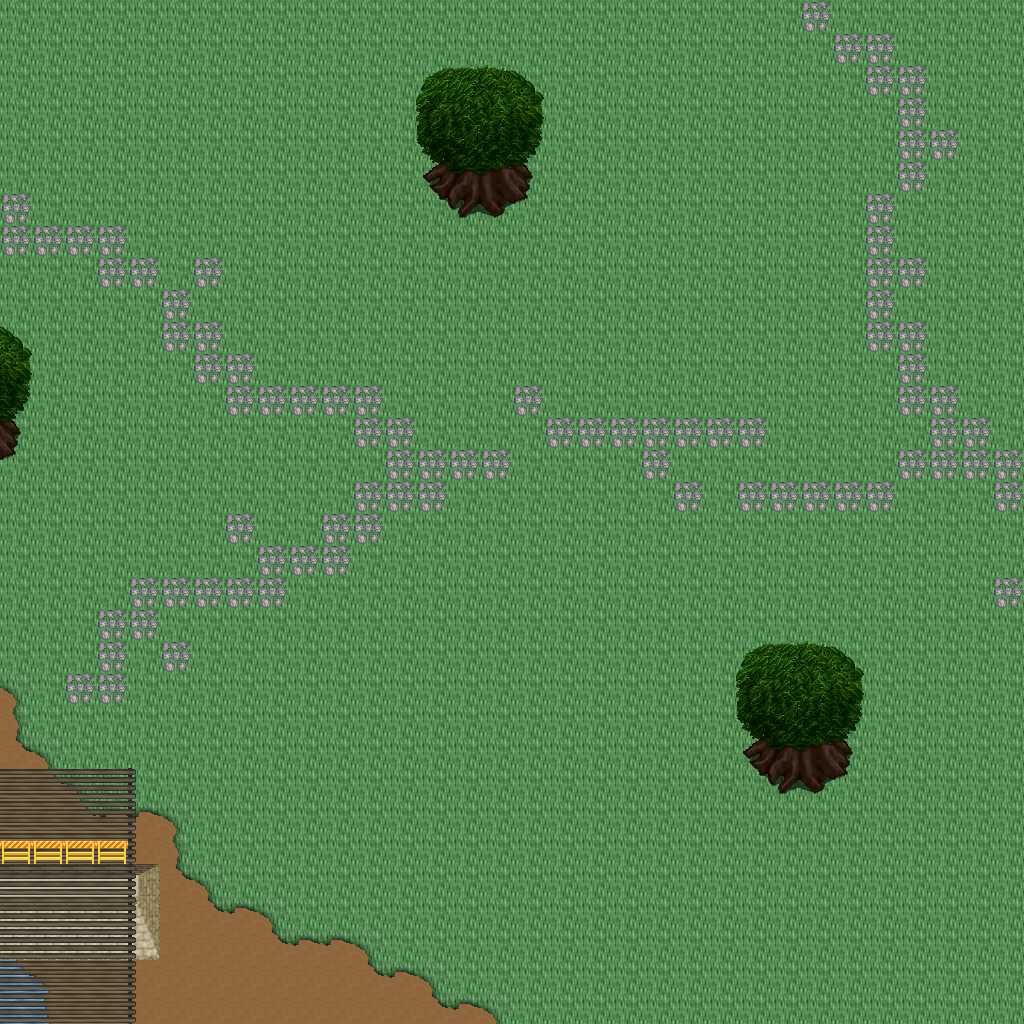

Tiled map render using the project's own tile images. Description and the map definition, with tile-layer contents summarised, below:
An orthogonal 32x32 tile map with 32x32 px tiles, 5 tile layers (Ground, Objects, Objects2, Above, ...), 1 hidden layer not drawn, 21 tilesets.

<map version="1.10" tiledversion="1.11.0" orientation="orthogonal" renderorder="right-down" width="32" height="32" tilewidth="32" tileheight="32" infinite="0" nextlayerid="11" nextobjectid="1">
 <tileset firstgid="1" name="logic_collision" tilewidth="32" tileheight="32" tilecount="1" columns="1">
  <image source="../drawable/logic_collision.png" width="32" height="32" />
 </tileset>
 <tileset firstgid="2" name="ground_ground" tilewidth="32" tileheight="32" tilecount="33" columns="3">
  <image source="../drawable/ground_ground.png" width="96" height="352" />
 </tileset>
 <tileset firstgid="35" name="building_castle" tilewidth="32" tileheight="32" tilecount="320" columns="20">
  <image source="../drawable/building_castle.png" width="640" height="512" />
 </tileset>
 <tileset firstgid="355" name="ground_water_pool" tilewidth="32" tileheight="32" tilecount="72" columns="3">
  <image source="../drawable/ground_water_pool.png" width="96" height="768" />
 </tileset>
 <tileset firstgid="427" name="ground_earth_edges" tilewidth="32" tileheight="32" tilecount="18" columns="6">
  <image source="../drawable/ground_earth_edges.png" width="192" height="96" />
 </tileset>
 <tileset firstgid="445" name="ground_grass_corners" tilewidth="32" tileheight="32" tilecount="24" columns="6">
  <image source="../drawable/ground_grass_corners.png" width="192" height="128" />
 </tileset>
 <tileset firstgid="469" name="ground_grass_edges" tilewidth="32" tileheight="32" tilecount="36" columns="12">
  <image source="../drawable/ground_grass_edges.png" width="384" height="96" />
 </tileset>
 <tileset firstgid="505" name="object_row_boat" tilewidth="32" tileheight="32" tilecount="30" columns="6">
  <image source="../drawable/object_row_boat.png" width="192" height="160" />
 </tileset>
 <tileset firstgid="535" name="item_ropes" tilewidth="32" tileheight="32" tilecount="4" columns="2">
  <image source="../drawable/item_ropes.png" width="64" height="64" />
 </tileset>
 <tileset firstgid="539" name="object_boardwalk" tilewidth="32" tileheight="32" tilecount="36" columns="6">
  <image source="../drawable/object_boardwalk.png" width="192" height="192" />
 </tileset>
 <tileset firstgid="575" name="object_ship" tilewidth="32" tileheight="32" tilecount="368" columns="16">
  <image source="../drawable/object_ship.png" width="512" height="736" />
 </tileset>
 <tileset firstgid="943" name="item_fishing_nets" tilewidth="32" tileheight="32" tilecount="6" columns="3">
  <image source="../drawable/item_fishing_nets.png" width="96" height="64" />
 </tileset>
 <tileset firstgid="949" name="item_fishrods" tilewidth="32" tileheight="32" tilecount="12" columns="4">
  <image source="../drawable/item_fishrods.png" width="128" height="96" />
 </tileset>
 <tileset firstgid="961" name="plant_stump_stump_vertical" tilewidth="32" tileheight="32" tilecount="1" columns="1">
  <image source="../drawable/plant_stump_stump_vertical.png" width="32" height="32" />
 </tileset>
 <tileset firstgid="962" name="item_pot_barrel" tilewidth="32" tileheight="32" tilecount="2" columns="1">
  <image source="../drawable/item_pot_barrel.png" width="32" height="64" />
 </tileset>
 <tileset firstgid="964" name="ground_cobbled_paving" tilewidth="32" tileheight="32" tilecount="1" columns="1">
  <image source="../drawable/ground_cobbled_paving.png" width="32" height="32" />
 </tileset>
 <tileset firstgid="965" name="ground_ladder_vertical_pale" tilewidth="32" tileheight="32" tilecount="5" columns="5">
  <image source="../drawable/ground_ladder_vertical_pale.png" width="160" height="32" />
 </tileset>
 <tileset firstgid="970" name="item_caution_sign" tilewidth="32" tileheight="32" tilecount="1" columns="1">
  <image source="../drawable/item_caution_sign.png" width="32" height="32" />
 </tileset>
 <tileset firstgid="971" name="ground_ridge_earth_dark" tilewidth="32" tileheight="32" tilecount="96" columns="12">
  <image source="../drawable/ground_ridge_earth_dark.png" width="384" height="256" />
 </tileset>
 <tileset firstgid="1067" name="ground_ridge_earth_pale" tilewidth="32" tileheight="32" tilecount="96" columns="12">
  <image source="../drawable/ground_ridge_earth_pale.png" width="384" height="256" />
 </tileset>
 <tileset firstgid="1163" name="plant_tree_tree_darkgreen" tilewidth="32" tileheight="32" tilecount="88" columns="8">
  <image source="../drawable/plant_tree_tree_darkgreen.png" width="256" height="352" />
 </tileset>
 <layer id="1" name="Ground" width="32" height="32">
  <data>[1024 cells, 1024 non-empty, 4 distinct tile ids]</data>
 </layer>
 <layer id="2" name="Objects" width="32" height="32">
  <data>[1024 cells, 153 non-empty, 28 distinct tile ids]</data>
 </layer>
 <layer id="3" name="Objects2" width="32" height="32">
  <data>[1024 cells, 40 non-empty, 3 distinct tile ids]</data>
 </layer>
 <layer id="4" name="Above" width="32" height="32">
  <data>[1024 cells, 27 non-empty, 12 distinct tile ids]</data>
 </layer>
 <layer id="5" name="Above2" width="32" height="32">
  <data>[1024 cells, 0 non-empty, 0 distinct tile ids]</data>
 </layer>
 <layer id="6" name="Walkable" width="32" height="32" visible="0">
  <data>[1024 cells, 25 non-empty, 1 distinct tile ids]</data>
 </layer>
 <objectgroup id="7" name="Mapevents" />
 <objectgroup id="8" name="Spawn" />
 <objectgroup id="9" name="Keys" />
 <objectgroup id="10" name="Replace" />
</map>
